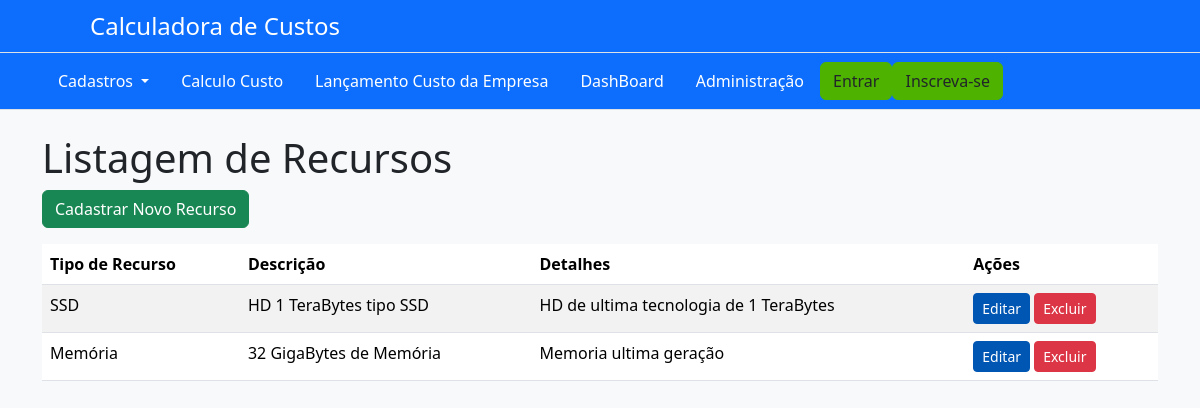
/listarrecurso/, run on the app's committed database.
### AppCalculadora/models.py (models this page shows, shortened)
class Recurso(models.Model):
    tipo_recurso = models.ForeignKey(TipoRecurso, on_delete=models.CASCADE)
    descricao = models.CharField(max_length=255)
    detalhes = models.TextField()

class TipoRecurso(models.Model):
    nome = models.CharField(max_length=255)

### AppCalculadora/views.py (the view)
# urls.py: path('listarrecurso/', views.listar_recurso, name='listarRecurso'),
def listar_recurso(request):
    recursos = Recurso.objects.all()
    return render(request, 'recurso/listar_recurso.html', {'recursos': recursos})

### AppCalculadora/templates/recurso/listar_recurso.html
{% extends 'base.html' %}
{% block content %}
<div class="container">
    <h1 class="page-title">Listagem de Recursos</h1>
    <a href="{% url 'cadastrarRecurso' %}" class="btn btn-success mb-3">Cadastrar Novo Recurso</a>
    <table class="table table-striped">
        <thead>
            <tr>
                <th>Tipo de Recurso</th>
                <th>Descrição</th>
                <th>Detalhes</th>
                <th>Ações</th>
            </tr>
        </thead>
        <tbody>
            {% for recurso in recursos %}
            <tr>
                <td>{{ recurso.tipo_recurso.nome }}</td>
                <td>{{ recurso.descricao }}</td>
                <td>{{ recurso.detalhes }}</td>
                <td>
                    <a href="{% url 'editarRecurso' recurso.pk %}" class="btn btn-primary btn-sm">Editar</a>
                    <a href="{% url 'excluirRecurso' recurso.pk %}" class="btn btn-danger btn-sm">Excluir</a>
                </td>
            </tr>
            {% endfor %}
        </tbody>
    </table>
</div>
{% endblock %}

### AppCalculadora/static/css/custom.css (style rules this page uses)
body { background-color: #f8f9fa; color: #212529; }
.btn-primary { background-color: #0056b3; border-color: #0056b3; }

### data on the page
Recurso: tipo_recurso.nome "SSD", descricao "HD 1 TeraBytes tipo SSD", detalhes "HD de ultima tecnologia de 1 TeraBytes"
Recurso: tipo_recurso.nome "Memória", descricao "32 GigaBytes de Memória", detalhes "Memoria ultima geração"
